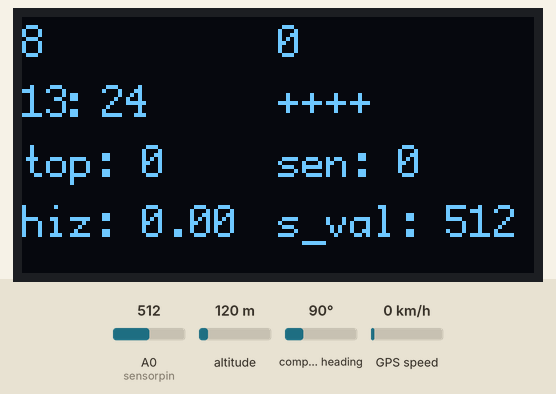
Recording of a sketch running on a simulated Arduino Uno, built with avr-gcc and run on an emulated ATmega328P. Parts: 128×64 one-colour display. The inputs (shaded band) are chosen by the test bench; at power-on: A0 (sensorpin) = 512, GPS speed 0 km/h, altitude 120 m, compass heading 90°. The GPS gets a fix after 3 s at 37.7749, -122.4194 with 8 satellites; what the sketch prints to the serial monitor is not drawn.

Above: at 8.2 s.
8.3 s: A0 (sensorpin) set to 363
At 9.7 s:
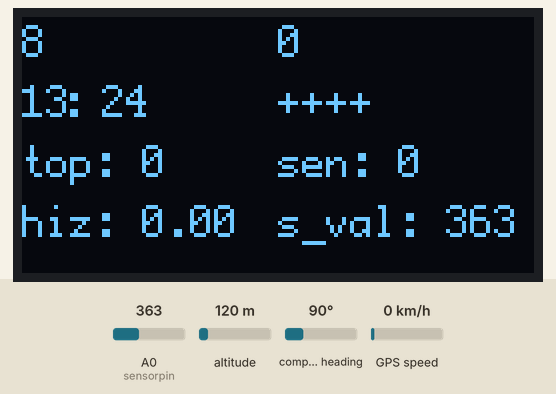
10.4 s: A0 (sensorpin) set to 338
At 11.9 s:
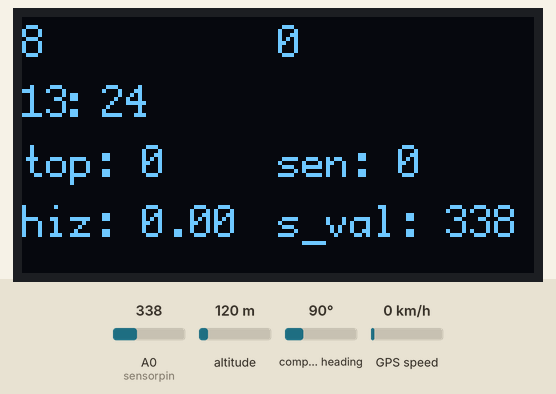
13.0 s: GPS speed set to 2 km/h
At 14.4 s:
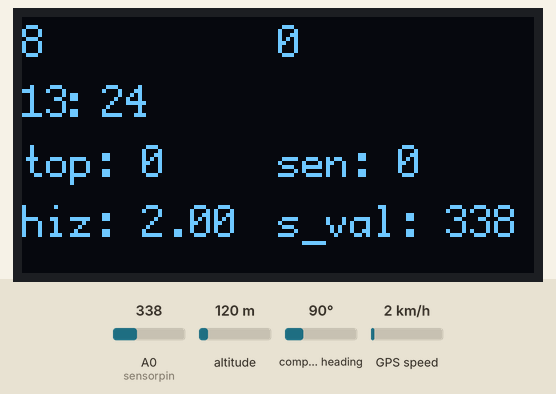
15.6 s: GPS speed set to 30 km/h
At 18.9 s:
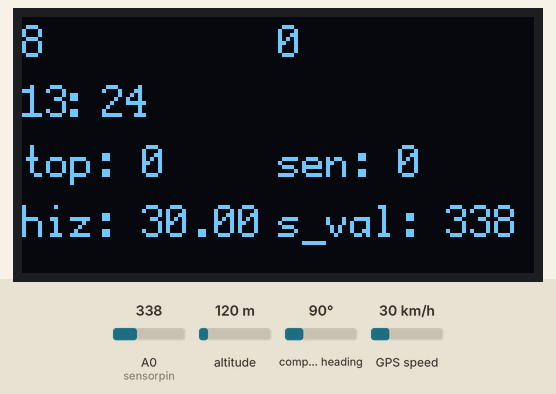
19.5 s: GPS speed set to 60 km/h
22.1 s: A0 (sensorpin) set to 992
At 23.7 s:
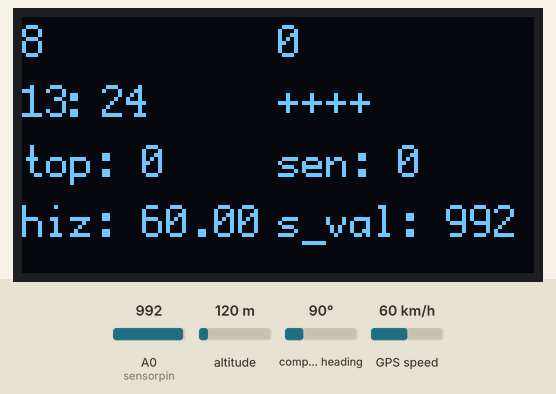
Timing chart, 0 to 25.2 s (numbered marks = the images above; inputs shaded):
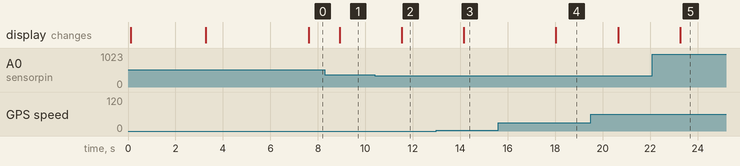

Measured:
- the behaviour switches between 351 and 350 on A0 (sensorpin) (found by bisection; images 1 and 2)
- after the input at 8.3 s, the display: changes after 0.63 s (image 1)
- after the input at 10.4 s, the display: changes after 1.1 s (image 2)
- after the input at 13.0 s, the display: changes after 1.1 s (image 3)
- after the input at 15.6 s, the display: changes after 2.4 s (image 4)
- after the input at 22.1 s, the display: changes after 1.2 s (image 5)

The sketch:

29_gps4.ino
```cpp
#include <SoftwareSerial.h>

#include <TinyGPS.h>


TinyGPS gps;
SoftwareSerial ss(3, 4);

//distance
float slat=39;
float slon=27;
unsigned long age=0;
unsigned long sum_distance1=0;
unsigned long sum_distance2=0;
int distance=0;

//timer
unsigned long previousMillis = 0;
unsigned long currentMillis = 0;

//sensor
#define sensorpin A0
int sensor;

#include "U8glib.h"
U8GLIB_SH1106_128X64 u8g(U8G_I2C_OPT_NONE);


void setup()
{
  Serial.begin(115200);

  ss.begin(9600);

  pinMode(sensorpin,INPUT);

  //opening screen
  u8g.firstPage();
    do {
      u8g.setFont(u8g_font_profont12);
      u8g.setPrintPos(0, 10);
      u8g.print("Mesafe Olcer");
      u8g.setPrintPos(0, 25);
      u8g.print("v4");
      u8g.setPrintPos(0, 40);


    } while (u8g.nextPage() );
    delay(2000);


//gps bağlanma beklemesi
int counter=0;
  while(1){
    smartdelay(1000);
    gps.f_get_position(&slat, &slon, &age);
    Serial.print("slat: "); Serial.println(slat,6);
    Serial.print("slon: "); Serial.println(slon,6);
    if(slat>1 && slat<100) break;


    u8g.firstPage();
    do {
      u8g.setFont(u8g_font_profont12);
      u8g.setPrintPos(0, 10);
      u8g.print("GPS Sinyali Araniyor");
      u8g.setPrintPos(counter*3, 25);
      u8g.print("*");
      } while (u8g.nextPage() );
    delay(2000);
    counter++;

  }

}

void loop()
{
  Serial.println("--------------------");


  smartdelay(1000);

  uint8_t sat =gps.satellites();
  Serial.print("sat: "); Serial.println(sat);

  float flat, flon;
  unsigned long age;
  gps.f_get_position(&flat, &flon, &age);
  Serial.print("flat: "); Serial.println(flat,6);
  Serial.print("flon: "); Serial.println(flon,6);
  Serial.print("slat: "); Serial.println(slat,6);
  Serial.print("slon: "); Serial.println(slon,6);

  float spd=gps.f_speed_kmph();
  Serial.print("spd "); Serial.println(spd);

  int year;
  byte month, day, hour, minute, second, hundredths;
  unsigned long age2;
  gps.crack_datetime(&year, &month, &day, &hour, &minute, &second, &hundredths, &age2);
  hour+=3;if(hour>=24)hour-=24;

  // sensordeğeri okuma
  sensor=analogRead(sensorpin);
  Serial.print("sensor: "); Serial.println(sensor);


  //distance measurement
  currentMillis=millis();
  if(currentMillis - previousMillis >= 10000){
    distance = TinyGPS::distance_between(flat, flon, slat, slon);
    if (distance>250 || distance<0 ) distance=0; //set distance 0 if measure larger

    if(distance>15){
      slat=flat;
      slon=flon;
      sum_distance1=sum_distance1+distance;
      if (sensor>350 ) sum_distance2=sum_distance2+distance;
      Serial.print("sum_distance1: "); Serial.println(sum_distance1);
      Serial.print("sum_distance2: "); Serial.println(sum_distance2);
    }

      Serial.print("distance "); Serial.println(distance);


    previousMillis=currentMillis;
  }


//print oled
   u8g.firstPage();
    do {
      u8g.setFont(u8g_font_profont12);
      u8g.setPrintPos(0, 10);
      u8g.print(sat);
      u8g.setPrintPos(64, 10);
      u8g.print(distance);


      u8g.setPrintPos(0, 25);
      u8g.print(hour);
      u8g.setPrintPos(10, 25);
      u8g.print(":");
      u8g.setPrintPos(20, 25);
      u8g.print(minute);

      if (sensor>350){
        u8g.setPrintPos(64, 25);
        u8g.print("++++");
      }

      u8g.setPrintPos(0, 40);
      u8g.print("top: "); u8g.print(sum_distance1);
      u8g.setPrintPos(64, 40);
      u8g.print("sen: "); u8g.print(sum_distance2);

      //hız
      u8g.setPrintPos(0, 55);
      u8g.print("hiz: ");
      u8g.print(spd);

    //sensör verisi
      u8g.setPrintPos(64, 55);
      u8g.print("s_val: ");
      u8g.print(sensor);


    } while (u8g.nextPage() );
    delay(10);

//  u8g.firstPage();
//  do {
//    draw2();
//  } while (u8g.nextPage());
//  delay(3500);


}

static void smartdelay(unsigned long ms)
{
  unsigned long start = millis();
  do
  {
    while (ss.available())
      gps.encode(ss.read());
  } while (millis() - start < ms);
}
```
